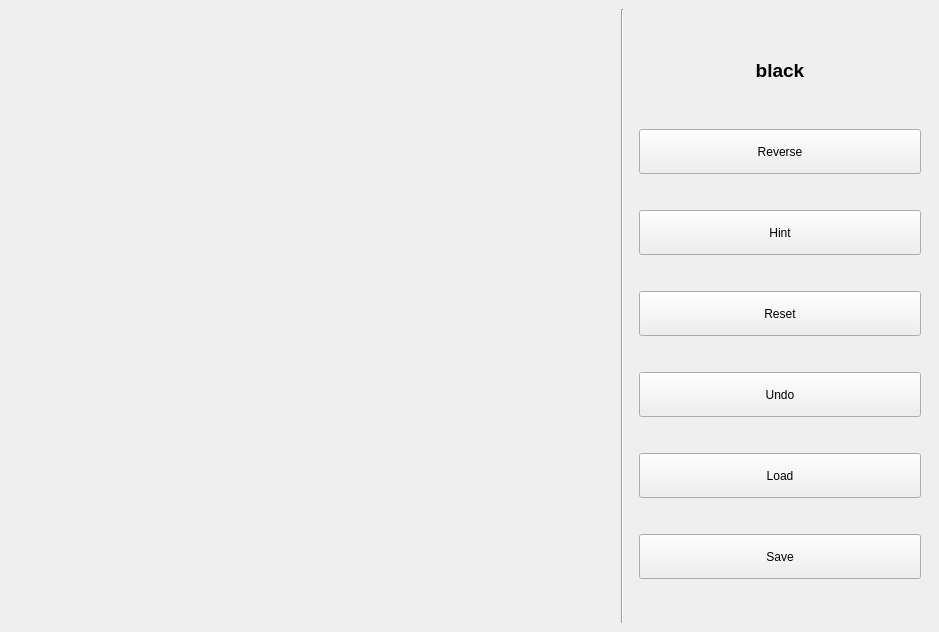
<?xml version="1.0" encoding="UTF-8"?>
<ui version="4.0">
 <class>MainWindow</class>
 <widget class="QMainWindow" name="MainWindow">
  <property name="geometry">
   <rect>
    <x>0</x>
    <y>0</y>
    <width>939</width>
    <height>632</height>
   </rect>
  </property>
  <property name="minimumSize">
   <size>
    <width>0</width>
    <height>0</height>
   </size>
  </property>
  <property name="windowTitle">
   <string>Gomoku</string>
  </property>
  <property name="windowIcon">
   <iconset theme="../skins/favicon.ico">
    <normaloff>.</normaloff>.</iconset>
  </property>
  <property name="windowOpacity">
   <double>1.000000000000000</double>
  </property>
  <property name="styleSheet">
   <string notr="true"/>
  </property>
  <widget class="QWidget" name="centralwidget">
   <layout class="QHBoxLayout" name="horizontalLayout">
    <item>
     <widget class="QWidget" name="container" native="true">
      <property name="minimumSize">
       <size>
        <width>600</width>
        <height>600</height>
       </size>
      </property>
      <widget class="Board" name="label">
       <property name="geometry">
        <rect>
         <x>0</x>
         <y>0</y>
         <width>600</width>
         <height>600</height>
        </rect>
       </property>
       <property name="sizePolicy">
        <sizepolicy hsizetype="Fixed" vsizetype="Fixed">
         <horstretch>0</horstretch>
         <verstretch>0</verstretch>
        </sizepolicy>
       </property>
       <property name="minimumSize">
        <size>
         <width>600</width>
         <height>0</height>
        </size>
       </property>
       <property name="text">
        <string/>
       </property>
       <property name="pixmap">
        <pixmap>board.png</pixmap>
       </property>
       <property name="scaledContents">
        <bool>true</bool>
       </property>
       <property name="alignment">
        <set>Qt::AlignCenter</set>
       </property>
      </widget>
     </widget>
    </item>
    <item>
     <widget class="Line" name="line">
      <property name="sizePolicy">
       <sizepolicy hsizetype="Fixed" vsizetype="Minimum">
        <horstretch>0</horstretch>
        <verstretch>0</verstretch>
       </sizepolicy>
      </property>
      <property name="orientation">
       <enum>Qt::Vertical</enum>
      </property>
     </widget>
    </item>
    <item>
     <widget class="QWidget" name="controller" native="true">
      <property name="sizePolicy">
       <sizepolicy hsizetype="Fixed" vsizetype="Preferred">
        <horstretch>0</horstretch>
        <verstretch>0</verstretch>
       </sizepolicy>
      </property>
      <property name="minimumSize">
       <size>
        <width>300</width>
        <height>0</height>
       </size>
      </property>
      <layout class="QVBoxLayout" name="verticalLayout">
       <item>
        <widget class="QLabel" name="chess">
         <property name="sizePolicy">
          <sizepolicy hsizetype="Preferred" vsizetype="Fixed">
           <horstretch>0</horstretch>
           <verstretch>0</verstretch>
          </sizepolicy>
         </property>
         <property name="minimumSize">
          <size>
           <width>0</width>
           <height>45</height>
          </size>
         </property>
         <property name="text">
          <string>&lt;html&gt;&lt;head/&gt;&lt;body&gt;&lt;p align=&quot;center&quot;&gt;&lt;span style=&quot; font-size:14pt; font-weight:600;&quot;&gt;black&lt;/span&gt;&lt;/p&gt;&lt;/body&gt;&lt;/html&gt;</string>
         </property>
         <property name="scaledContents">
          <bool>true</bool>
         </property>
        </widget>
       </item>
       <item>
        <widget class="QPushButton" name="reverse">
         <property name="minimumSize">
          <size>
           <width>0</width>
           <height>45</height>
          </size>
         </property>
         <property name="text">
          <string>Reverse</string>
         </property>
        </widget>
       </item>
       <item>
        <widget class="QPushButton" name="hint">
         <property name="minimumSize">
          <size>
           <width>0</width>
           <height>45</height>
          </size>
         </property>
         <property name="text">
          <string>Hint</string>
         </property>
        </widget>
       </item>
       <item>
        <widget class="QPushButton" name="reset">
         <property name="minimumSize">
          <size>
           <width>0</width>
           <height>45</height>
          </size>
         </property>
         <property name="text">
          <string>Reset</string>
         </property>
        </widget>
       </item>
       <item>
        <widget class="QPushButton" name="undo">
         <property name="minimumSize">
          <size>
           <width>0</width>
           <height>45</height>
          </size>
         </property>
         <property name="text">
          <string>Undo</string>
         </property>
        </widget>
       </item>
       <item>
        <widget class="QPushButton" name="load">
         <property name="minimumSize">
          <size>
           <width>0</width>
           <height>45</height>
          </size>
         </property>
         <property name="text">
          <string>Load</string>
         </property>
        </widget>
       </item>
       <item>
        <widget class="QPushButton" name="save">
         <property name="minimumSize">
          <size>
           <width>0</width>
           <height>45</height>
          </size>
         </property>
         <property name="text">
          <string>Save</string>
         </property>
        </widget>
       </item>
      </layout>
     </widget>
    </item>
   </layout>
  </widget>
 </widget>
 <customwidgets>
  <customwidget>
   <class>Board</class>
   <extends>QLabel</extends>
   <header>board.h</header>
  </customwidget>
 </customwidgets>
 <resources/>
 <connections/>
</ui>
